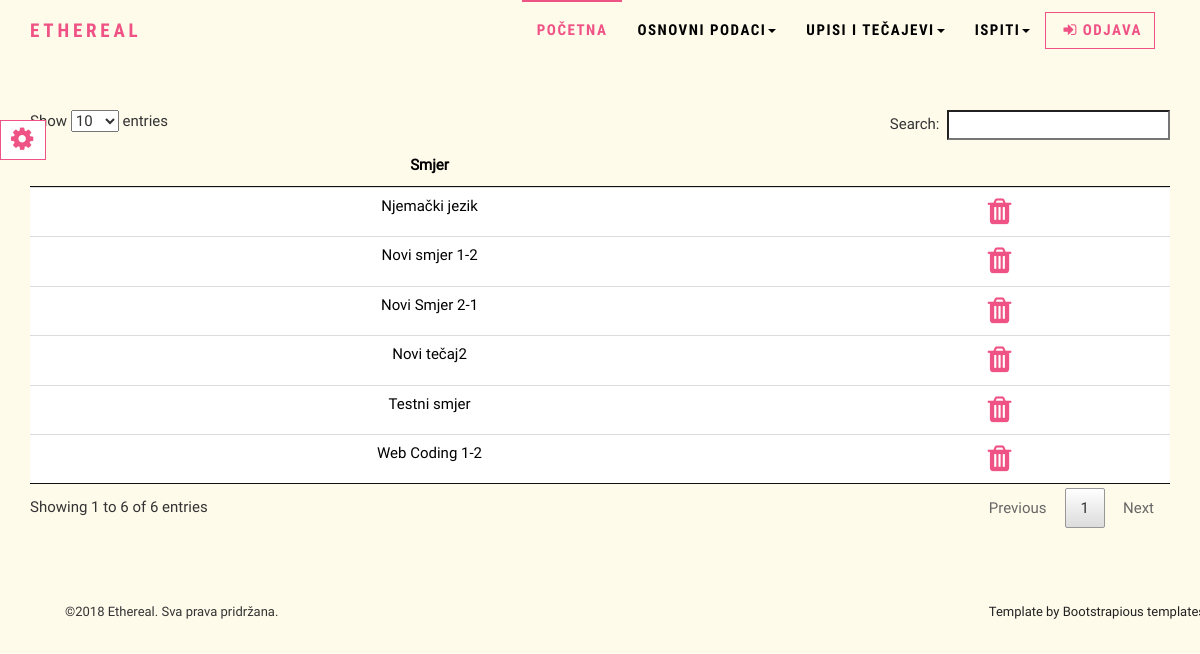
Screenshot of /php/courses.php (signed in) with the database file from the repository.
### tables this page shows
CREATE TABLE `tecaj` (
  `id` int(11) NOT NULL,
  `smjer` varchar(100) NOT NULL
);

### php/includes/functions.php (called while the page is built, shortened)
<?php
function checkStatus(){
	$role = $_SESSION['role'];
	switch($role){
		case("1"):
			return 1;
			break;
	}
}
?>

### php/courses.php (the view, shortened to what this page needs)
<?php
require_once "includes/functions.php";
$con = spajanje();
$isAdmin = checkStatus();
if($isAdmin !== 1){
	header("refresh:2;url=index.php");
	die("Nemate ovlasti za pristup ovoj stranici! Prebacujem na index.php...");
}
else{
$sql = "SELECT * FROM tecaj;";
$result = mysqli_query($con, $sql);
require_once "includes/header.php";
if (mysqli_num_rows($result)>0){
	echo '
	<table id = "table" class="table table-hover">
		<thead>
			<tr>
				<th>Smjer</th>
				<th></th>
			</tr>
		</thead>
		<tbody>';
	while($course = mysqli_fetch_assoc($result)){
		echo "
			<tr class = 'clickable-row-course' id = '".$course["id"]."'>
				<td>".$course['smjer']."</td>
				<td>
					<a href='courses.php?obrisi=true&id=".$course['id']."' onclick='return confirm(\"Jeste li sigurni da želite obrisati tečaj?\")'>
						<i class='fa fa-trash fa-2x' aria-hidden='true'></i>
					</a>
				</td>
			</tr>";
	}
	echo "</tbody></table>";
}
else {
	echo "<p>U bazi nema rezultata za ovaj upit: $sql </p>";
}
}
require "includes/footer.php";
?>

### css/style.default.css (style rules this page uses)
html { height: 100%; }
body { height: 100%; }
a, button { -webkit-transition: all 0.2s ease-out; -moz-transition: all 0.2s ease-out; transition: all 0.2s ease-out; }
a i.fa, button i.fa { margin: 0 5px; }
a { text-decoration: none; }
body { font-family: "Roboto", Helvetica, Arial, sans-serif; font-size: 15px; line-height: 1.55; color: #000; background-color: #fff; }
a { color: #ef5285; text-decoration: none; }

### rows the page displays
tecaj: smjer "Novi smjer 1-2"
tecaj: smjer "Novi Smjer 2-1"
tecaj: smjer "Novi tečaj2"
tecaj: smjer "Njemački jezik"
tecaj: smjer "Testni smjer"
tecaj: smjer "Web Coding 1-2"
